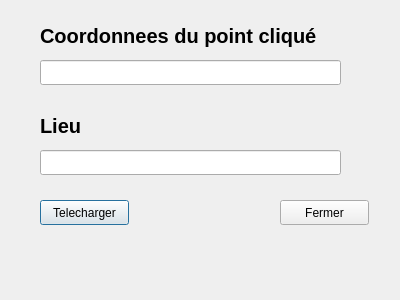
<?xml version="1.0" encoding="UTF-8"?>
<ui version="4.0">
 <class>RouteDownloaderDialogBase</class>
 <widget class="QDialog" name="RouteDownloaderDialogBase">
  <property name="geometry">
   <rect>
    <x>0</x>
    <y>0</y>
    <width>400</width>
    <height>300</height>
   </rect>
  </property>
  <property name="windowTitle">
   <string>Route Downloader</string>
  </property>
  <widget class="QPushButton" name="pushButton_telechargement">
   <property name="geometry">
    <rect>
     <x>40</x>
     <y>200</y>
     <width>89</width>
     <height>25</height>
    </rect>
   </property>
   <property name="text">
    <string>Telecharger</string>
   </property>
  </widget>
  <widget class="QLabel" name="TextLabel_Lieu">
   <property name="geometry">
    <rect>
     <x>40</x>
     <y>110</y>
     <width>101</width>
     <height>31</height>
    </rect>
   </property>
   <property name="font">
    <font>
     <pointsize>15</pointsize>
     <weight>75</weight>
     <bold>true</bold>
    </font>
   </property>
   <property name="text">
    <string>Lieu</string>
   </property>
  </widget>
  <widget class="QPushButton" name="pushButton_ferme">
   <property name="geometry">
    <rect>
     <x>280</x>
     <y>200</y>
     <width>89</width>
     <height>25</height>
    </rect>
   </property>
   <property name="text">
    <string>Fermer</string>
   </property>
  </widget>
  <widget class="QLineEdit" name="lineEdit_lieu">
   <property name="geometry">
    <rect>
     <x>40</x>
     <y>150</y>
     <width>301</width>
     <height>25</height>
    </rect>
   </property>
  </widget>
  <widget class="QLabel" name="TextLabel_cor">
   <property name="geometry">
    <rect>
     <x>40</x>
     <y>20</y>
     <width>311</width>
     <height>31</height>
    </rect>
   </property>
   <property name="font">
    <font>
     <pointsize>15</pointsize>
     <weight>75</weight>
     <bold>true</bold>
    </font>
   </property>
   <property name="text">
    <string>Coordonnees du point cliqué</string>
   </property>
  </widget>
  <widget class="QLineEdit" name="lineEdit_cor">
   <property name="geometry">
    <rect>
     <x>40</x>
     <y>60</y>
     <width>301</width>
     <height>25</height>
    </rect>
   </property>
  </widget>
 </widget>
 <resources/>
 <connections>
  <connection>
   <sender>pushButton_ferme</sender>
   <signal>pressed()</signal>
   <receiver>RouteDownloaderDialogBase</receiver>
   <slot>reject()</slot>
   <hints>
    <hint type="sourcelabel">
     <x>332</x>
     <y>205</y>
    </hint>
    <hint type="destinationlabel">
     <x>253</x>
     <y>236</y>
    </hint>
   </hints>
  </connection>
 </connections>
</ui>
